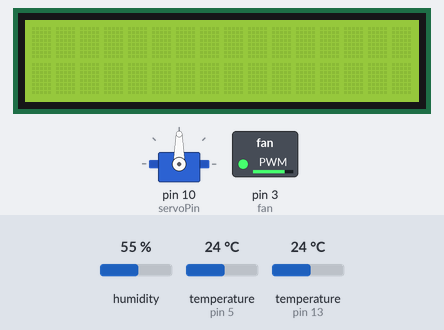
A sketch run on a simulated Arduino Uno, built with avr-gcc and run on an emulated ATmega328P. On the bench: 16×2 character LCD, servo, switched loads named in the sketch (green lamp = pin HIGH). The test bench sets the inputs (shaded band); at power-on: humidity 55 %, temperature (sensors on pin 5, pin 13) 24 °C. What the sketch prints to the serial monitor is not drawn.

Above: at 1.2 s.
1.3 s: humidity set to 22 %
At 3.1 s:
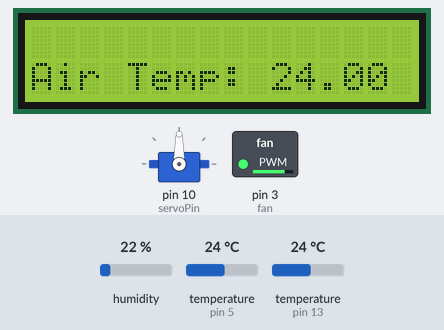
3.3 s: temperature (sensor on pin 5) set to 12 °C
At 5.4 s:
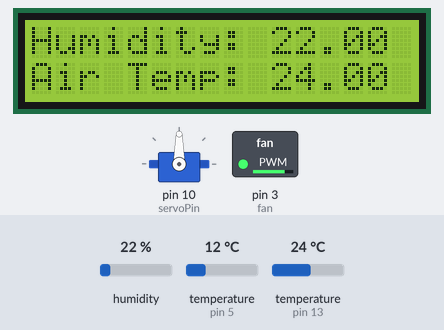
5.6 s: temperature (sensor on pin 13) set to 12 °C
8.0 s: temperature (sensor on pin 5) set to 19 °C
At 10.0 s:
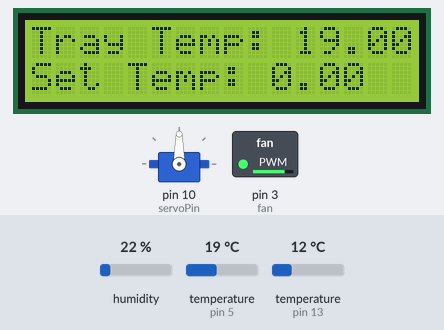
10.2 s: humidity set to 40 %
12.7 s: temperature (sensor on pin 5) set to 28 °C
At 19.3 s:
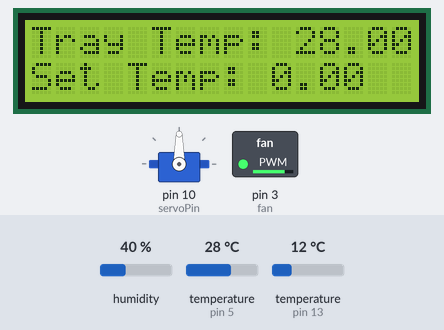

The sketch:

Incubator_Controller.ino
```cpp
#include <OneWire.h>
#include <DallasTemperature.h>
#include <Wire.h>
#include <LiquidCrystal_I2C.h>
#include <Servo.h>
#include "DHT.h"

#define servoPin 10
#define dhtPin 13
#define lamp 9
#define fan 3
#define dsbPin 5

#define leftAngle 45
#define rightAngle 135

#define dhtType DHT11

#define interval 1800000UL
#define adjustmentSpeed 15


LiquidCrystal_I2C lcd(0x27, 16, 2);
OneWire oneWire(dsbPin);
DallasTemperature t_sense(&oneWire);
DHT dht(dhtPin, dhtType);

Servo servo;

String Buffer = "", data = "", mem = "";

float airTemp = 0.0, trayTemp = 0.0, humidity = 0.0;

float set_temp = 0.0;

byte trayPos = 0;


struct Scroll_W
{
  void init(void)
  {
    lcd.init();
    lcd.backlight();
    lcd.clear();
    lcd.setCursor(0, 0);
    servo.attach(servoPin);
  }

  void clearRow(byte row)
  {
    lcd.setCursor(0, row);
    lcd.print("                ");
  }

  void write(int row, int col, String message, int Delay)
  {
    clearRow(row);
    lcd.setCursor(col, row);
    for (int i = 0; i < message.length(); i++)
    {
      lcd.setCursor(col + i, row);
      lcd.print(message[i]);
      delay(Delay);
    }
  }
} sWriter;


struct Incubator
{
  unsigned long lastDisplay = 0, lastSendTime = 0, lastTimeMoved = 0;
  byte paramNum = 0, screenPos = 0;

  void init()
  {
    Serial.begin(9600);
    pinMode(fan, 1);
    sWriter.init();
    dht.begin();
    Buffer.reserve(20);
    data.reserve(32);
    mem.reserve(20);
    moveTo(leftAngle);
    startFan();
  }

  void startFan()
  {
    analogWrite(fan, 200);
  }

  void display()
  {
    if (millis() - lastDisplay >= 1000)
    {
      paramNum++;
      screenPos++;

      if (screenPos > 1)
      {
        screenPos = 0;
      }
      else if (screenPos < 0)
      {
        screenPos = 0;
      }

      if (paramNum > 3)
      {
        paramNum = 0;
      }
      else if (paramNum < 0)
      {
        paramNum = 0;
      }

      if (paramNum == 0)
      {
        sWriter.write(screenPos, 0, "Tray Temp: " + String(trayTemp), 50);
      }
      else if (paramNum == 1)
      {
        sWriter.write(screenPos, 0, "Air Temp: " + String(airTemp), 50);
      }
      else if (paramNum == 2)
      {
        sWriter.write(screenPos, 0, "Humidity: " + String(humidity), 50);
      }
      else if (paramNum == 3)
      {
        sWriter.write(screenPos, 0, "Set Temp: " + String(set_temp), 50);
      }
      lastDisplay = millis();
    }
  }

  void measureTemperatureAndHumidity()
  {
    t_sense.requestTemperatures();
    trayTemp = t_sense.getTempCByIndex(0);
    trayTemp = fabs(trayTemp);
    airTemp = dht.readTemperature();
    humidity = dht.readHumidity();
    if(isnan(humidity)) {
      humidity = 0;
    }
    if(isnan(airTemp)) {
      airTemp = 0;
    }
  }

  void load_buffer(void)
  {
    Buffer = "";
    Buffer.concat("{\"ttemp\":");
    Buffer.concat(trayTemp);
    Buffer.concat(",\"atemp\":");
    Buffer.concat(airTemp);
    Buffer.concat(",\"humd\":");
    Buffer.concat(humidity);
    Buffer.concat("}");
  }

  void sendData()
  {
    if (millis() - lastSendTime > 1500)
    {
      load_buffer();
      Serial.println(Buffer);
      lastSendTime = millis();
    }
  }

  void checkSerial()
  {
    if (Serial.available())
    {
      while (Serial.available() > 0)
      {
        delay(3);
        char c = Serial.read();
        data += c;
      }
    }
    if (data.length() > 0)
    {
      data.trim();
      if (isListData(&data))
      {
        data = data.substring(data.indexOf('[') + 1, data.indexOf(']'));
        set_temp = readStrList(&mem, data, 1).toFloat();
      }
      data = "";
    }
  }

  void moveTo(byte pos)
  {
    int posNow = servo.read();
    if (posNow < pos)
    {
      for (int i = posNow; i >= pos; i--)
      {
        servo.write(i);
        delay(adjustmentSpeed);
      }
    }
    else if (posNow > pos)
    {

      for (int i = posNow; i <= pos; i++)
      {
        servo.write(i);
        delay(adjustmentSpeed);
      }
    }
  }

  void adjustTrayPosition()
  {
    if (millis() - lastTimeMoved >= interval)
    {
      if (trayPos == 0)
      {
        moveTo(rightAngle);
        trayPos = 1;
      }
      else if (trayPos == 1)
      {
        moveTo(leftAngle);
        trayPos = 0;
      }
      lastTimeMoved = millis();
    }
  }

  void startHeating()
  {
    digitalWrite(lamp, 1);
  }

  void stopHeating()
  {
    digitalWrite(lamp, 0);
  }

  void adjustTemperature()
  {
    if (airTemp <= set_temp - 0.5)
    {
      startHeating();
    }
    else if (airTemp > set_temp)
    {
      stopHeating();
    }
  }

  bool isListData(String* data)
  {
    if (data->startsWith("[") && data->endsWith("]"))
    {
      return true;
    }
    else {
      return false;
    }
  }

  String readStrList(String* memory, String strList, byte position)
  {
    byte index = 0;
    *memory = "";
    for (int i = 0; i < strList.length(); i++)
    {
      if (strList[i] == ',')
      {
        index++;
      }
      if (index == position - 1)
      {
        memory->concat(strList[i]);
      }
    }
    if (memory->startsWith(","))
    {
      *memory = memory->substring(memory->indexOf(',') + 1);
    }
    return *memory;
  }

  void run()
  {
    measureTemperatureAndHumidity();
    display();
    sendData();
    checkSerial();
    adjustTrayPosition();
    adjustTemperature();
  }
} incubator;

void setup()
{
  incubator.init();
}

void loop()
{
  incubator.run();
}
```
